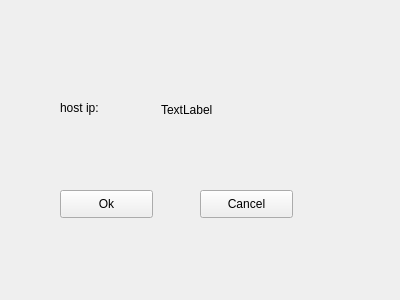
<?xml version="1.0" encoding="UTF-8"?>
<ui version="4.0">
 <class>Severwd</class>
 <widget class="QWidget" name="Severwd">
  <property name="geometry">
   <rect>
    <x>0</x>
    <y>0</y>
    <width>400</width>
    <height>300</height>
   </rect>
  </property>
  <property name="windowTitle">
   <string>Form</string>
  </property>
  <widget class="QPushButton" name="pushButton">
   <property name="geometry">
    <rect>
     <x>60</x>
     <y>190</y>
     <width>93</width>
     <height>28</height>
    </rect>
   </property>
   <property name="text">
    <string>Ok</string>
   </property>
  </widget>
  <widget class="QPushButton" name="pushButton_2">
   <property name="geometry">
    <rect>
     <x>200</x>
     <y>190</y>
     <width>93</width>
     <height>28</height>
    </rect>
   </property>
   <property name="text">
    <string>Cancel</string>
   </property>
  </widget>
  <widget class="QLabel" name="label">
   <property name="geometry">
    <rect>
     <x>60</x>
     <y>100</y>
     <width>71</width>
     <height>16</height>
    </rect>
   </property>
   <property name="text">
    <string>host ip:</string>
   </property>
  </widget>
  <widget class="QLabel" name="label_2">
   <property name="geometry">
    <rect>
     <x>161</x>
     <y>100</y>
     <width>121</width>
     <height>20</height>
    </rect>
   </property>
   <property name="text">
    <string>TextLabel</string>
   </property>
  </widget>
 </widget>
 <resources/>
 <connections/>
</ui>
